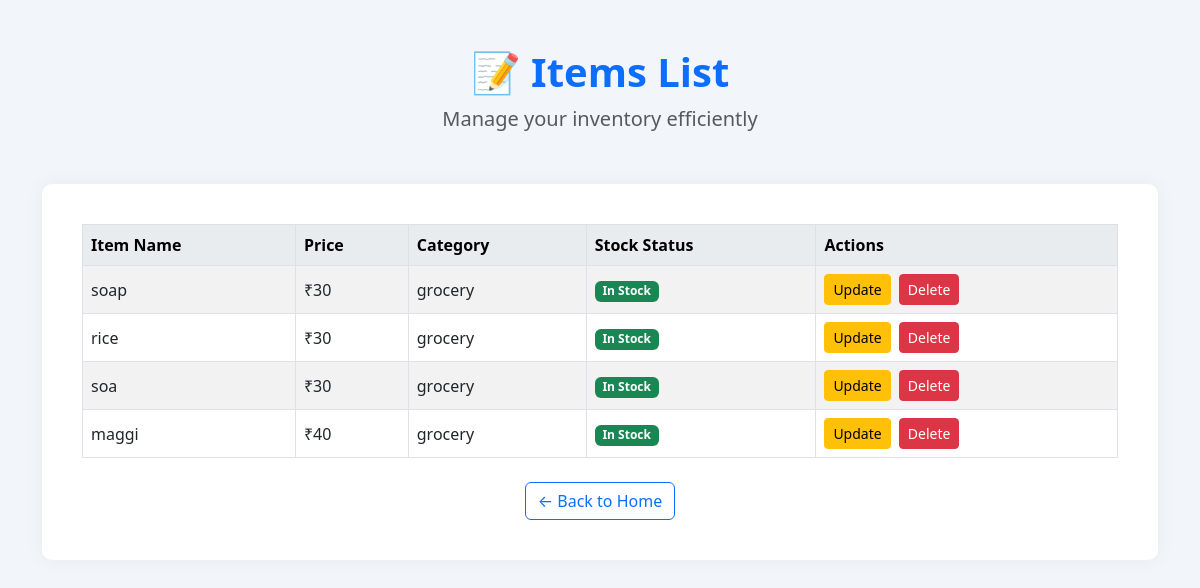
The app's page /items/ with its own data.
### catalog/models.py (models this page shows, shortened)
class Items(models.Model):
    item_name = models.CharField(max_length=60)
    price     = models.IntegerField()
    category  = models.ForeignKey(
        Category,
        on_delete=models.CASCADE,
        null=True,  # ok for FK
        blank=True
    )
    in_stock  = models.BooleanField(default=True)

class Category(models.Model):
    name = models.CharField(max_length=100)           # Added name field (was missing)
    description = models.TextField()

### catalog/views.py (the view)
# urls.py: path('items/', views.item_list, name='item_list'),
def item_list(request):
    items = Items.objects.all()
    return render(request, 'catalog/item_list.html', {'items': items})

### catalog/templates/catalog/item_list.html (shortened to what this page needs)
<!DOCTYPE html>
<html lang="en">
<head>
    <link href="https://cdn.jsdelivr.net/npm/bootstrap@5.3.0/dist/css/bootstrap.min.css" rel="stylesheet">
</head>
<body>
<div class="container">
    <div class="text-center mt-5 mb-4">
        <h1 class="fw-bold text-primary">📝 Items List</h1>
        <p class="lead text-muted">Manage your inventory efficiently</p>
    </div>
    <div class="table-container">
        <table class="table table-bordered table-striped align-middle">
            <thead class="table-light">
                <tr>
                    <th>Item Name</th>
                    <th>Price</th>
                    <th>Category</th>
                    <th>Stock Status</th>
                    <th>Actions</th>
                </tr>
            </thead>
            <tbody>
                {% for item in items %}
                <tr>
                    <td>{{ item.item_name }}</td>
                    <td>&#8377;{{ item.price }}</td>
                    <td>
                        {% if item.category %}
                            {{ item.category.name }}
                        {% else %}
                            <span class="text-muted">—</span>
                        {% endif %}
                    </td>
                    <td>
                        {% if item.in_stock %}
                            <span class="badge bg-success">In Stock</span>
                        {% else %}
                            <span class="badge bg-danger">Out of Stock</span>
                        {% endif %}
                    </td>
                    <td>
                        <a href="{% url 'update_item' item.pk %}" class="btn btn-sm btn-warning">Update</a>
                        <a href="{% url 'delete_item' item.pk %}" class="btn btn-sm btn-danger ms-1">Delete</a>
                    </td>
                </tr>
                {% empty %}
                <tr>
                    <td colspan="5" class="text-center text-muted">No items found.</td>
                </tr>
                {% endfor %}
            </tbody>
        </table>
        <div class="mt-4 text-center">
            <a href="{% url 'index' %}" class="btn btn-outline-primary">← Back to Home</a>
        </div>
    </div>
</div>
</body>
</html>

### catalog/templates/catalog/item_list.html (style rules this page uses)
body { background-color: #f2f5f9; }
.table-container { background-color: #fff; padding: 40px; margin-top: 50px; border-radius: 10px; box-shadow: 0 0 20px rgba(0,0,0,0.05); }
.table th { background-color: #e9ecef; }

### records on screen
Items: item_name "soap", price "30", category.name "grocery", in_stock "In Stock"
Items: item_name "rice", price "30", category.name "grocery", in_stock "In Stock"
Items: item_name "soa", price "30", category.name "grocery", in_stock "In Stock"
Items: item_name "maggi", price "40", category.name "grocery", in_stock "In Stock"
